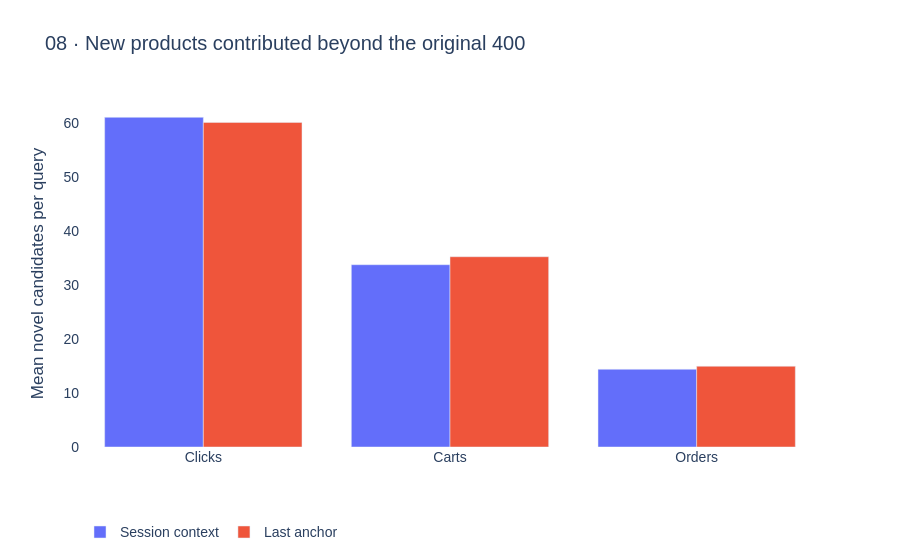

The cell this chart's notebook holds for it:
### Markdown cell above
## Chart 8

### Code cell
view.show_chart(8)

### Figure 1 — Plotly figure (JSON) as saved in the notebook; plotly's stock layout.template omitted (floating-point values rounded to 4 significant figures)
{"data": [{"name": "Session context", "type": "bar", "x": ["Clicks", "Carts", "Orders"], "y": [61.04, 33.75, 14.39]}, {"name": "Last anchor", "type": "bar", "x": ["Clicks", "Carts", "Orders"], "y": [60.1, 35.23, 14.95]}], "layout": {"barmode": "group", "font": {"family": "Arial", "size": 14}, "legend": {"orientation": "h", "y": -0.2}, "paper_bgcolor": "white", "plot_bgcolor": "white", "title": {"text": "08 · New products contributed beyond the original 400"}, "xaxis": {"automargin": true}, "yaxis": {"automargin": true, "title": {"text": "Mean novel candidates per query"}}}}
